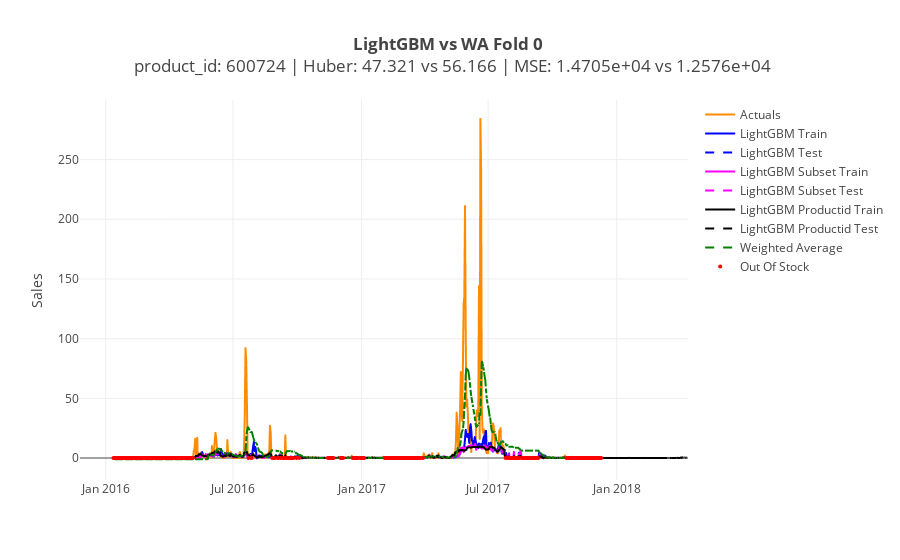

The notebook cell this image was saved under:
### Markdown cell above
### PLOTTING

### Code cell
reload(plotting)
PRODUCT_ID = 600724
plotting.plot_product(PRODUCT_ID, results_df, test_df_grouped_metrics, fold=0, results_subset_df=results_oos_df, results_productid_df=results_oos_productid_df)

### Figure 1 — Plotly figure (JSON) as saved in the notebook; plotly's stock layout.template omitted (floating-point values rounded to 4 significant figures; data arrays with more than 128 entries replaced by an {"elided": "..."} marker saying what was removed)
{"data": [{"line": {"color": "darkorange"}, "name": "Actuals", "type": "scattergl", "uid": "01b557e7-3948-4a7f-9a99-de928b0b7f92", "x": {"elided": "700 str values"}, "y": {"elided": "700 int values"}}, {"line": {"color": "blue"}, "name": "LightGBM Train", "type": "scattergl", "uid": "ed26d4e4-4909-457e-8816-805b221346b4", "x": {"elided": "667 str values"}, "y": {"elided": "667 float values"}}, {"line": {"color": "blue", "dash": "dash"}, "name": "LightGBM Test", "type": "scattergl", "uid": "530ec5aa-fcab-4113-a046-2340061cd8fd", "x": ["2017-11-08", "2017-11-09", "2017-11-10", "2017-11-11", "2017-11-12", "2017-11-13", "2017-11-14", "2017-11-15", "2017-11-16", "2017-11-17", "2017-11-18", "2017-11-19", "2017-11-20", "2017-11-21", "2017-11-22", "2017-11-23", "2017-11-24", "2017-11-25", "2017-11-26", "2017-11-27", "2017-11-28", "2017-11-29", "2017-11-30", "2017-12-01", "2017-12-02", "2017-12-03", "2017-12-04", "2017-12-05", "2017-12-06", "2017-12-07", "2017-12-08", "2017-12-09", "2017-12-10"], "y": [-0.07163, 0.02636, -0.01961, 0.004131, -0.008625, -0.06337, -0.061, -0.05531, 0.001086, 0.003529, 0.02566, -0.02289, -0.06049, -0.09101, -0.04728, 0.02375, 0.03931, 0.02719, -0.07773, -0.06916, -0.02068, -0.007789, 0.01101, 0.07488, 0.05664, 0.04582, -0.01501, -0.02938, -0.1035, 0.0004619, -0.00994, 0.03726, -0.01258]}, {"line": {"color": "magenta"}, "name": "LightGBM Subset Train", "type": "scattergl", "uid": "46ef16ed-c9b8-432d-807f-5af35360eb2e", "x": {"elided": "652 str values"}, "y": {"elided": "652 float values"}}, {"line": {"color": "magenta", "dash": "dash"}, "name": "LightGBM Subset Test", "type": "scattergl", "uid": "47fe16a0-e447-4b60-9035-43e42776b210", "x": ["2017-10-24", "2017-10-25", "2017-10-26", "2017-10-27", "2017-10-28", "2017-10-29", "2017-10-30", "2017-10-31", "2017-11-01", "2017-11-02", "2017-11-03", "2017-11-04", "2017-11-05", "2017-11-06", "2017-11-07", "2017-11-08", "2017-11-09", "2017-11-10", "2017-11-11", "2017-11-12", "2017-11-13", "2017-11-14", "2017-11-15", "2017-11-16", "2017-11-17", "2017-11-18", "2017-11-19", "2017-11-20", "2017-11-21", "2017-11-22", "2017-11-23", "2017-11-24", "2017-11-25", "2017-11-26", "2017-11-27"], "y": [0.001631, 0.01477, 0.01139, 0.005091, 0.01361, 0.005981, -0.0006168, 0.01361, 0.00544, 0.005788, 0.0026, 0.009679, 0.004507, 0.02129, 0.01258, 0.01062, 0.02736, 0.01388, 0.02533, -0.01093, 0.01477, 0.01072, 0.02056, 0.02356, 0.03514, 0.01123, -0.002145, -0.005628, 0.02897, 0.01371, 0.005893, -0.003521, 0.002653, 0.01993, 0.001944]}, {"line": {"color": "black"}, "name": "LightGBM Productid Train", "type": "scattergl", "uid": "64701712-a068-40b4-9a08-970d482f1d1e", "x": {"elided": "793 str values"}, "y": {"elided": "793 float values"}}, {"line": {"color": "black", "dash": "dash"}, "name": "LightGBM Productid Test", "type": "scattergl", "uid": "ca57f260-23dd-492e-abce-d0d28e18158f", "x": ["2018-03-14", "2018-03-15", "2018-03-16", "2018-03-17", "2018-03-18", "2018-03-19", "2018-03-20", "2018-03-21", "2018-03-22", "2018-03-23", "2018-03-24", "2018-03-25", "2018-03-26", "2018-03-27", "2018-03-28", "2018-03-29", "2018-03-30", "2018-03-31", "2018-04-01", "2018-04-02", "2018-04-03", "2018-04-04", "2018-04-05", "2018-04-06", "2018-04-07", "2018-04-08", "2018-04-09", "2018-04-10", "2018-04-11", "2018-04-12", "2018-04-13"], "y": [0.01688, 0.002102, 0.02394, 0.003985, 0.04111, 0.04537, 0.03415, 0.05869, 0.03251, 0.0565, 0.04245, 0.02074, 0.04466, 0.06723, 0.04873, 0.07977, 0.04134, 0.04555, 0.04293, 0.1117, 0.4547, 0.1527, 0.404, 0.5433, 0.5032, 0.4839, 0.3745, 0.2684, 0.5207, 0.5821, 0.4902]}, {"line": {"color": "green", "dash": "dash"}, "name": "Weighted Average", "type": "scattergl", "uid": "7a89670c-b030-48c4-aba7-644c28b7f749", "x": {"elided": "700 str values"}, "y": {"elided": "700 float values"}}, {"marker": {"color": "red", "size": 4}, "mode": "markers", "name": "Out Of Stock", "type": "scattergl", "uid": "d19a684f-48ea-47f5-aa2f-f40715de53fb", "x": {"elided": "318 str values"}, "y": {"elided": "318 int values"}}], "layout": {"title": "<b>LightGBM vs WA Fold 0</b> <br> product_id: 600724 | Huber: 47.321 vs 56.166 | MSE: 1.4705e+04 vs 1.2576e+04", "yaxis": {"title": "Sales"}}}
